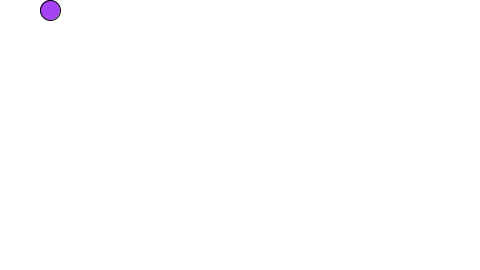
Frame 1 (no input)
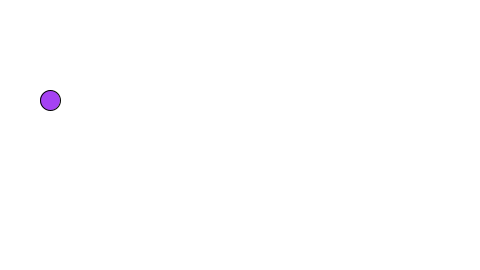
Frame 60 (the mouse pressed at the canvas centre just before this capture)
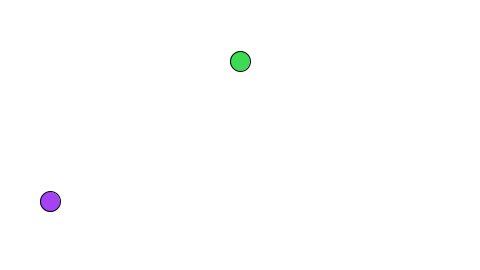
Frame 120 (the mouse held since frame 60 and released just before this capture)

The Processing sketch that drew these frames (run headless with seeded random() and noise(); from frame 60 on, the mouse is pressed at the canvas centre):

// Processing sketch: Example_Balls
// ── Example_Balls.pde
ArrayList<Ball> balls = new ArrayList<Ball>();
final float gravityValue =0.1, radius=10;

void setup() {
    size(480,270);

    // Initialize a first ball at index 0
    Ball ballObject=new Ball(new PVector(50,0), radius, color(random(256), random(256), random(256)));
    balls.add(ballObject);
}

void draw() {
    background(255);

    for (int i = 0; i < balls.size(); ++i) {

        Ball ballObject = balls.get(i);
        ballObject.gravity(gravityValue);
        ballObject.move();
        ballObject.bounce(height);
        ballObject.display();       
    }
}

void mousePressed(){
    // create a new object at the mouse position
    Ball ballObject = new Ball(new PVector(mouseX,mouseY), radius, color(random(256), random(256), random(256)));
    balls.add(ballObject);
}

void keyPressed(){
    if(key == 'd' || key == 'D'){
        balls.remove(balls.size()-1);
    }
}
// ── Balls.pde
class Ball{
    private PVector position;
    private float speed, radius;
    private color clr;

    //base constructor
    Ball(PVector position, float radius, color clr){
        this.position = position;
        this.radius = radius;
        this.clr = clr;
        this.speed = 5;
    }
    //overloading constructor
    Ball(PVector position, float radius, color clr, float speed){
        this(position, radius, clr);
        this.speed = speed;
    }

    void gravity(float gy){
        //add gravity to speed
        this.speed = speed + gy;
    }

    void move(){
        // Add speed to y location (has to fall down!)
        position.y += speed;
    }

    void bounce(float screenHeight){
        // If square reaches the bottom, reverse speed
        if (position.y+radius > screenHeight){
            speed = speed * -1;
            position.y = screenHeight-radius;
        }
        if (position.y < radius){
            speed = speed * -1;
            position.y = radius;
        }
    }

    void display(){
        fill(clr);
        ellipse(position.x, position.y, radius*2, radius*2);
    }
}
